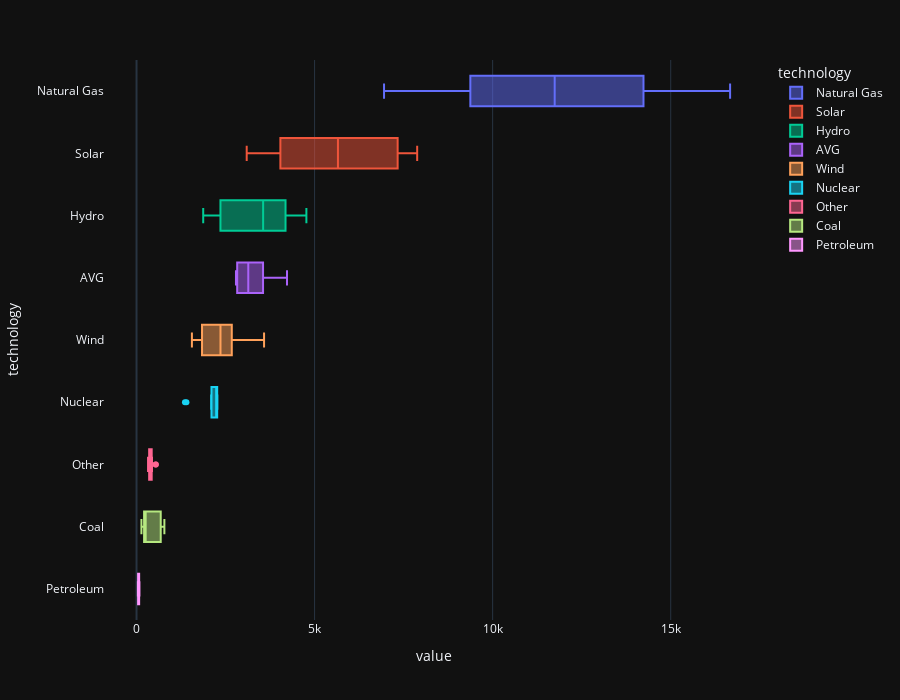

Notebook source saved alongside this figure:
### Code cell


### Figure 1 — Plotly figure (JSON) as saved in the notebook; plotly's stock layout.template omitted (floating-point values rounded to 4 significant figures)
{"data": [{"alignmentgroup": "True", "hovertemplate": "technology=%{y}<br>value=%{x}<extra></extra>", "legendgroup": "Natural Gas", "marker": {"color": "#636efa"}, "name": "Natural Gas", "notched": false, "offsetgroup": "Natural Gas", "orientation": "h", "showlegend": true, "type": "box", "x": [14970.0, 11000.0, 8052.0, 7367.0, 6950.0, 9814.0, 16670.0, 15030.0, 13990.0, 13770.0, 11060.0, 12030.0, 11740.0], "x0": " ", "xaxis": "x", "y": ["Natural Gas", "Natural Gas", "Natural Gas", "Natural Gas", "Natural Gas", "Natural Gas", "Natural Gas", "Natural Gas", "Natural Gas", "Natural Gas", "Natural Gas", "Natural Gas", "Natural Gas"], "y0": " ", "yaxis": "y"}, {"alignmentgroup": "True", "hovertemplate": "technology=%{y}<br>value=%{x}<extra></extra>", "legendgroup": "Solar", "marker": {"color": "#EF553B"}, "name": "Solar", "notched": false, "offsetgroup": "Solar", "orientation": "h", "showlegend": true, "type": "box", "x": [3094.0, 3858.0, 4638.0, 6141.0, 7325.0, 7881.0, 7355.0, 7432.0, 6854.0, 5567.0, 4100.0, 3588.0, 5656.0], "x0": " ", "xaxis": "x", "y": ["Solar", "Solar", "Solar", "Solar", "Solar", "Solar", "Solar", "Solar", "Solar", "Solar", "Solar", "Solar", "Solar"], "y0": " ", "yaxis": "y"}, {"alignmentgroup": "True", "hovertemplate": "technology=%{y}<br>value=%{x}<extra></extra>", "legendgroup": "Hydro", "marker": {"color": "#00cc96"}, "name": "Hydro", "notched": false, "offsetgroup": "Hydro", "orientation": "h", "showlegend": true, "type": "box", "x": [2390.0, 3556.0, 4088.0, 4154.0, 4770.0, 4115.0, 4353.0, 4276.0, 3498.0, 2256.0, 1873.0, 2004.0, 3444.0], "x0": " ", "xaxis": "x", "y": ["Hydro", "Hydro", "Hydro", "Hydro", "Hydro", "Hydro", "Hydro", "Hydro", "Hydro", "Hydro", "Hydro", "Hydro", "Hydro"], "y0": " ", "yaxis": "y"}, {"alignmentgroup": "True", "hovertemplate": "technology=%{y}<br>value=%{x}<extra></extra>", "legendgroup": "AVG", "marker": {"color": "#ab63fa"}, "name": "AVG", "notched": false, "offsetgroup": "AVG", "orientation": "h", "showlegend": true, "type": "box", "x": [3138.0, 2923.0, 2801.0, 2793.0, 3085.0, 3501.0, 4226.0, 4058.0, 3708.0, 3352.0, 2798.0, 2835.0, 3271.0], "x0": " ", "xaxis": "x", "y": ["AVG", "AVG", "AVG", "AVG", "AVG", "AVG", "AVG", "AVG", "AVG", "AVG", "AVG", "AVG", "AVG"], "y0": " ", "yaxis": "y"}, {"alignmentgroup": "True", "hovertemplate": "technology=%{y}<br>value=%{x}<extra></extra>", "legendgroup": "Wind", "marker": {"color": "#FFA15A"}, "name": "Wind", "notched": false, "offsetgroup": "Wind", "orientation": "h", "showlegend": true, "type": "box", "x": [1555.0, 1891.0, 2667.0, 2701.0, 3581.0, 3377.0, 2436.0, 2624.0, 2113.0, 1828.0, 1844.0, 1667.0, 2358.0], "x0": " ", "xaxis": "x", "y": ["Wind", "Wind", "Wind", "Wind", "Wind", "Wind", "Wind", "Wind", "Wind", "Wind", "Wind", "Wind", "Wind"], "y0": " ", "yaxis": "y"}, {"alignmentgroup": "True", "hovertemplate": "technology=%{y}<br>value=%{x}<extra></extra>", "legendgroup": "Nuclear", "marker": {"color": "#19d3f3"}, "name": "Nuclear", "notched": false, "offsetgroup": "Nuclear", "orientation": "h", "showlegend": true, "type": "box", "x": [2261.0, 2260.0, 2265.0, 1360.0, 1402.0, 2271.0, 2265.0, 2225.0, 2108.0, 2195.0, 2266.0, 2263.0, 2095.0], "x0": " ", "xaxis": "x", "y": ["Nuclear", "Nuclear", "Nuclear", "Nuclear", "Nuclear", "Nuclear", "Nuclear", "Nuclear", "Nuclear", "Nuclear", "Nuclear", "Nuclear", "Nuclear"], "y0": " ", "yaxis": "y"}, {"alignmentgroup": "True", "hovertemplate": "technology=%{y}<br>value=%{x}<extra></extra>", "legendgroup": "Other", "marker": {"color": "#FF6692"}, "name": "Other", "notched": false, "offsetgroup": "Other", "orientation": "h", "showlegend": true, "type": "box", "x": [537.7, 542.6, 423.1, 435.1, 385.6, 330.2, 409.6, 395.9, 345.1, 358.5, 383.4, 323.7, 405.5], "x0": " ", "xaxis": "x", "y": ["Other", "Other", "Other", "Other", "Other", "Other", "Other", "Other", "Other", "Other", "Other", "Other", "Other"], "y0": " ", "yaxis": "y"}, {"alignmentgroup": "True", "hovertemplate": "technology=%{y}<br>value=%{x}<extra></extra>", "legendgroup": "Coal", "marker": {"color": "#B6E880"}, "name": "Coal", "notched": false, "offsetgroup": "Coal", "orientation": "h", "showlegend": true, "type": "box", "x": [256.9, 231.3, 218.6, 138.0, 196.0, 160.9, 242.4, 405.4, 675.9, 782.4, 692.2, 765.7, 397.8], "x0": " ", "xaxis": "x", "y": ["Coal", "Coal", "Coal", "Coal", "Coal", "Coal", "Coal", "Coal", "Coal", "Coal", "Coal", "Coal", "Coal"], "y0": " ", "yaxis": "y"}, {"alignmentgroup": "True", "hovertemplate": "technology=%{y}<br>value=%{x}<extra></extra>", "legendgroup": "Petroleum", "marker": {"color": "#FF97FF"}, "name": "Petroleum", "notched": false, "offsetgroup": "Petroleum", "orientation": "h", "showlegend": true, "type": "box", "x": [38.82, 41.57, 58.03, 45.6, 72.92, 62.93, 77.56, 81.81, 76.94, 54.2, 58.49, 41.53, 59.28], "x0": " ", "xaxis": "x", "y": ["Petroleum", "Petroleum", "Petroleum", "Petroleum", "Petroleum", "Petroleum", "Petroleum", "Petroleum", "Petroleum", "Petroleum", "Petroleum", "Petroleum", "Petroleum"], "y0": " ", "yaxis": "y"}], "layout": {"boxmode": "overlay", "height": 700, "legend": {"title": {"text": "technology"}, "tracegroupgap": 0}, "margin": {"t": 60}, "xaxis": {"anchor": "y", "domain": [0, 1], "title": {"text": "value"}}, "yaxis": {"anchor": "x", "categoryarray": ["Petroleum", "Coal", "Other", "Nuclear", "Wind", "AVG", "Hydro", "Solar", "Natural Gas"], "categoryorder": "array", "domain": [0, 1], "title": {"text": "technology"}}}}
